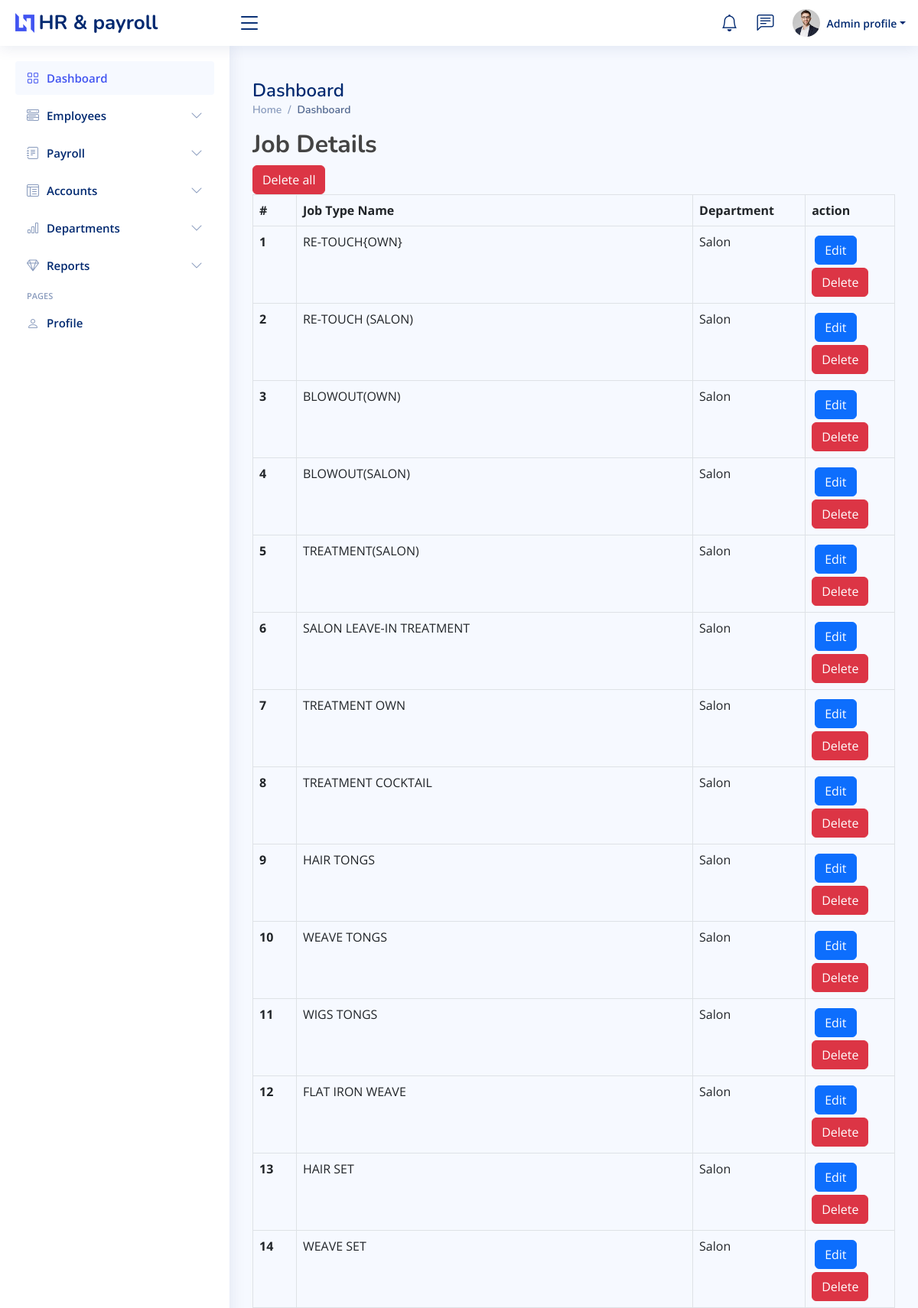
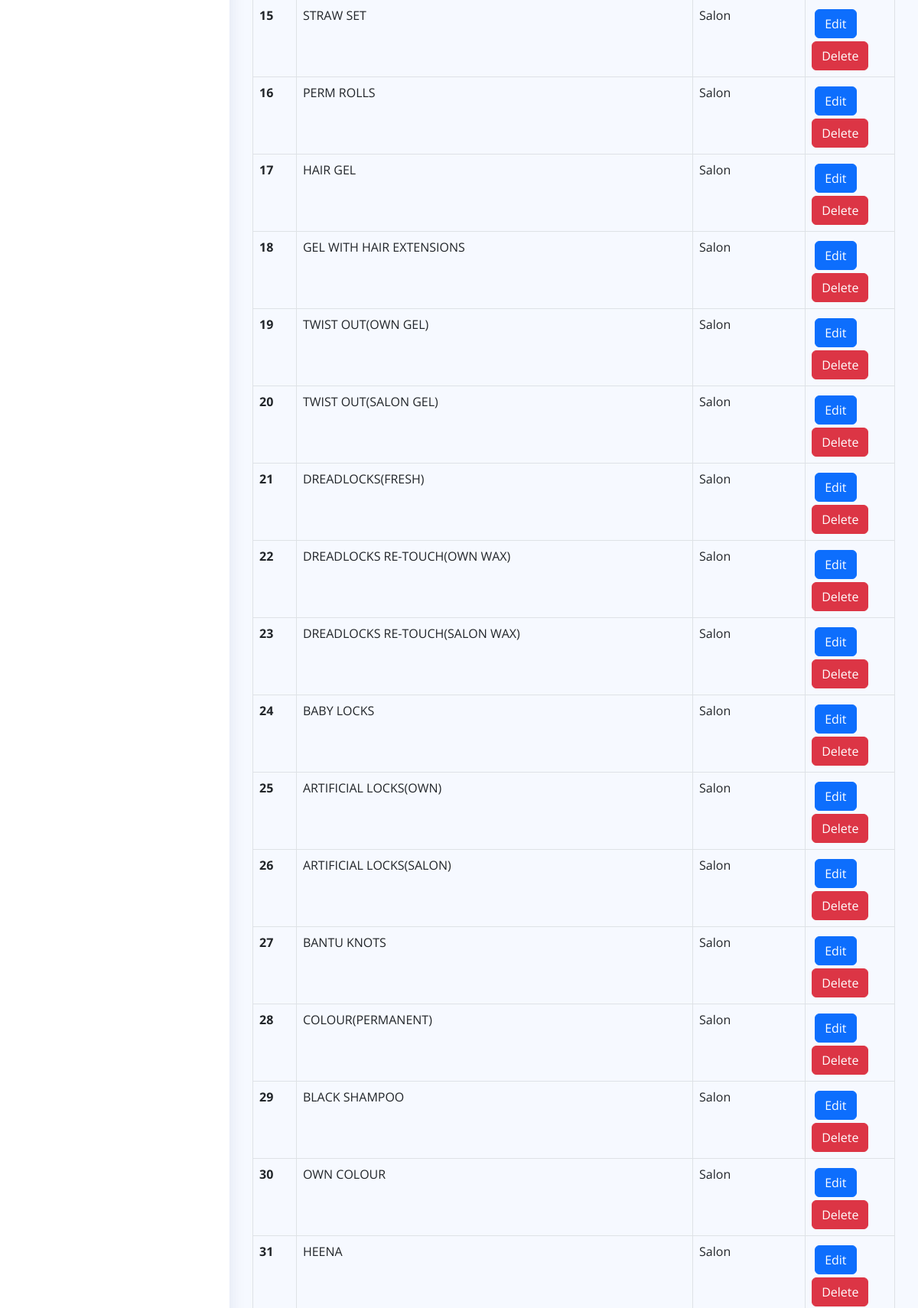
The app's page /home/jobtypes (upper part) with its own data (2 pictures, top to bottom).
### first/models.py (models this page shows, shortened)
class Commision_saraly(models.Model):
    id = models.IntegerField(primary_key=True)
    job_type = models.CharField(max_length = 255, blank="True")
    department = models.ForeignKey("Department",on_delete = models.CASCADE)

class Department(models.Model):
    id = models.IntegerField(primary_key=True)
    name = models.CharField(max_length=255)
    def __str__(self):
        return self.name

### first/views.py (the view)
# urls.py: path('jobtypes', views.jobTypes, name='jobtypes'),
def jobTypes(request):
    jobs = Commision_saraly.objects.all()
    context = {
        'jobs' : jobs
    }
    return render(request, 'Dashboard/jobtypes.html',{'jobs' : jobs})

### first/templates/Dashboard/jobtypes.html (shortened to what this page needs)
{% extends "Dashboard/base.html" %}
{% load bootstrap5 %}
{% block content %}
<div class="container-xl">
  <div class="table-responsive">
      <div class="table-wrapper">
          <div class="table-title">
              <div class="row">
                  <div class="col-sm-8"><h2><b>Job</b> <b>Details</b></h2></div>
              </div>
          </div>
          <div class="row">
            <form method="POST" action="{% url 'jobtypes_delete' %}" enctype="multipart/form-data">
              <button type="submit" class="btn btn-danger">Delete all</button>
          </form>
          </div>
          <table class="table table-bordered">
              <thead>
                  <tr>
                      <th>#</th>
                      <th scope="col">Job Type Name</th>
                      <th scope="col">Department</th>
                      <th scope="col"> action</th>
                  </tr>
              </thead>
              <tbody>
                {% for job in jobs  %}
                <tr>
                  <th scope="row">{{ job.id }}</th>
                  <td>{{ job.job_type }}</td>
                  <td>{{ job.department }}</td>
                    <td>
                       <form method="POST">
                            <button class="btn m-1 btn-primary" href="">Edit</button>
                       </form>
                        <form method="POST">
                            <button class="sm btn btn-danger" href="{% url 'jobtype_delete' %}">Delete</button>
                        </form>
                    </td>
                </tr>
                {% endfor %}
              </tbody>
          </table>
      </div>
  </div>
</div>
{% endblock content %}

### static/css/style.css (style rules this page uses)
:root { scroll-behavior: smooth; }
body { font-family: "Open Sans", sans-serif; background: #f6f9ff; color: #444444; }
h1, h2, h3, h4, h5, h6 { font-family: "Nunito", sans-serif; }

### records on screen
Commision_saraly: id "1", job_type "RE-TOUCH{OWN}", department "Salon"
Commision_saraly: id "2", job_type "RE-TOUCH (SALON)", department "Salon"
Commision_saraly: id "3", job_type "BLOWOUT(OWN)", department "Salon"
Commision_saraly: id "4", job_type "BLOWOUT(SALON)", department "Salon"
Commision_saraly: id "5", job_type "TREATMENT(SALON)", department "Salon"
Commision_saraly: id "6", job_type "SALON LEAVE-IN TREATMENT", department "Salon"
Commision_saraly: id "7", job_type "TREATMENT OWN", department "Salon"
Commision_saraly: id "8", job_type "TREATMENT COCKTAIL", department "Salon"
Commision_saraly: id "9", job_type "HAIR TONGS", department "Salon"
Commision_saraly: id "10", job_type "WEAVE TONGS", department "Salon"
Commision_saraly: id "11", job_type "WIGS TONGS", department "Salon"
Commision_saraly: id "12", job_type "FLAT IRON WEAVE", department "Salon"
Commision_saraly: id "13", job_type "HAIR SET", department "Salon"
Commision_saraly: id "14", job_type "WEAVE SET", department "Salon"
Commision_saraly: id "15", job_type "STRAW SET", department "Salon"
Commision_saraly: id "16", job_type "PERM ROLLS", department "Salon"
Commision_saraly: id "17", job_type "HAIR GEL", department "Salon"
Commision_saraly: id "18", job_type "GEL WITH HAIR EXTENSIONS", department "Salon"
Commision_saraly: id "19", job_type "TWIST OUT(OWN GEL)", department "Salon"
Commision_saraly: id "20", job_type "TWIST OUT(SALON GEL)", department "Salon"
Commision_saraly: id "21", job_type "DREADLOCKS(FRESH)", department "Salon"
Commision_saraly: id "22", job_type "DREADLOCKS RE-TOUCH(OWN WAX)", department "Salon"
Commision_saraly: id "23", job_type "DREADLOCKS RE-TOUCH(SALON WAX)", department "Salon"
Commision_saraly: id "24", job_type "BABY LOCKS", department "Salon"
Commision_saraly: id "25", job_type "ARTIFICIAL LOCKS(OWN)", department "Salon"
Commision_saraly: id "26", job_type "ARTIFICIAL LOCKS(SALON)", department "Salon"
Commision_saraly: id "27", job_type "BANTU KNOTS", department "Salon"
Commision_saraly: id "28", job_type "COLOUR(PERMANENT)", department "Salon"
Commision_saraly: id "29", job_type "BLACK SHAMPOO", department "Salon"
Commision_saraly: id "30", job_type "OWN COLOUR", department "Salon"
Commision_saraly: id "31", job_type "HEENA", department "Salon"
